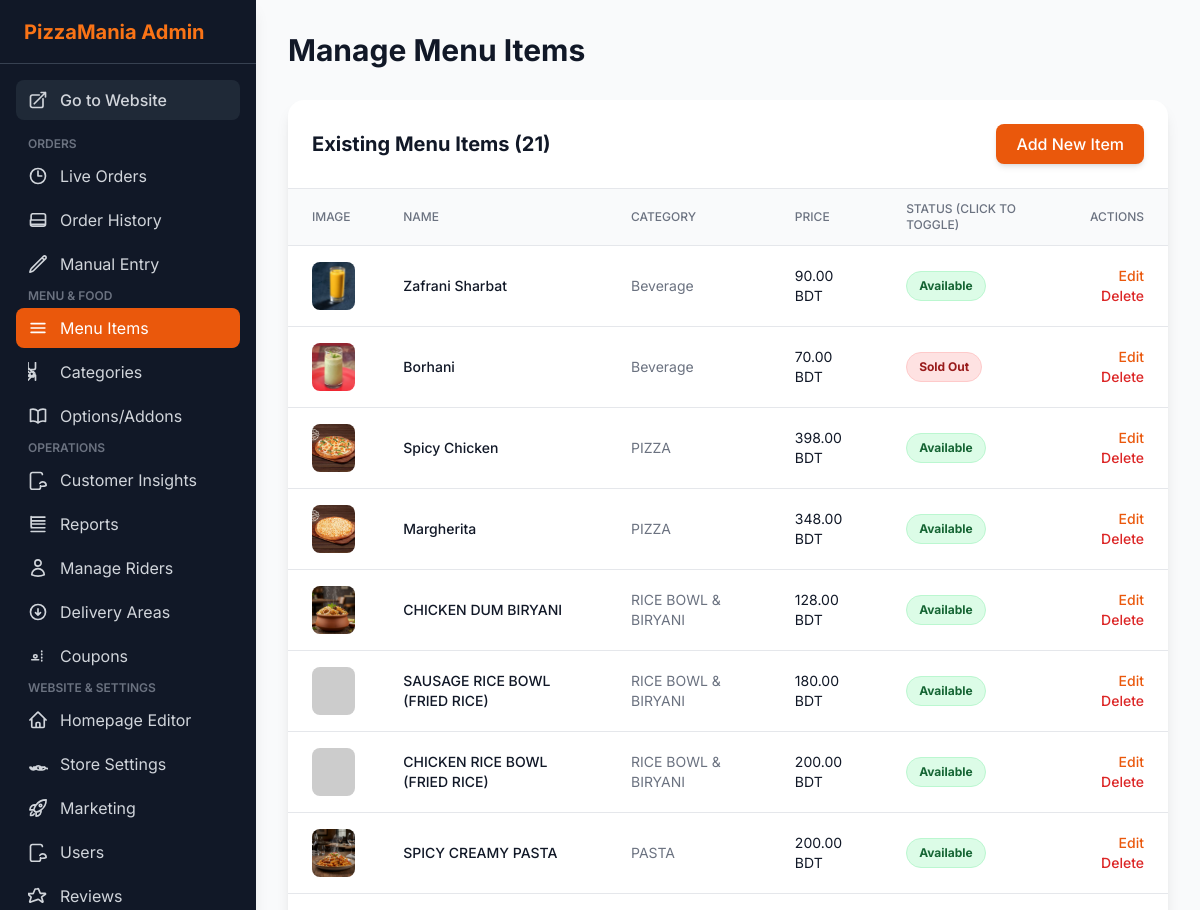
The page /admin/manage_menu_items.php (signed in, upper part) on the database as committed earlier.
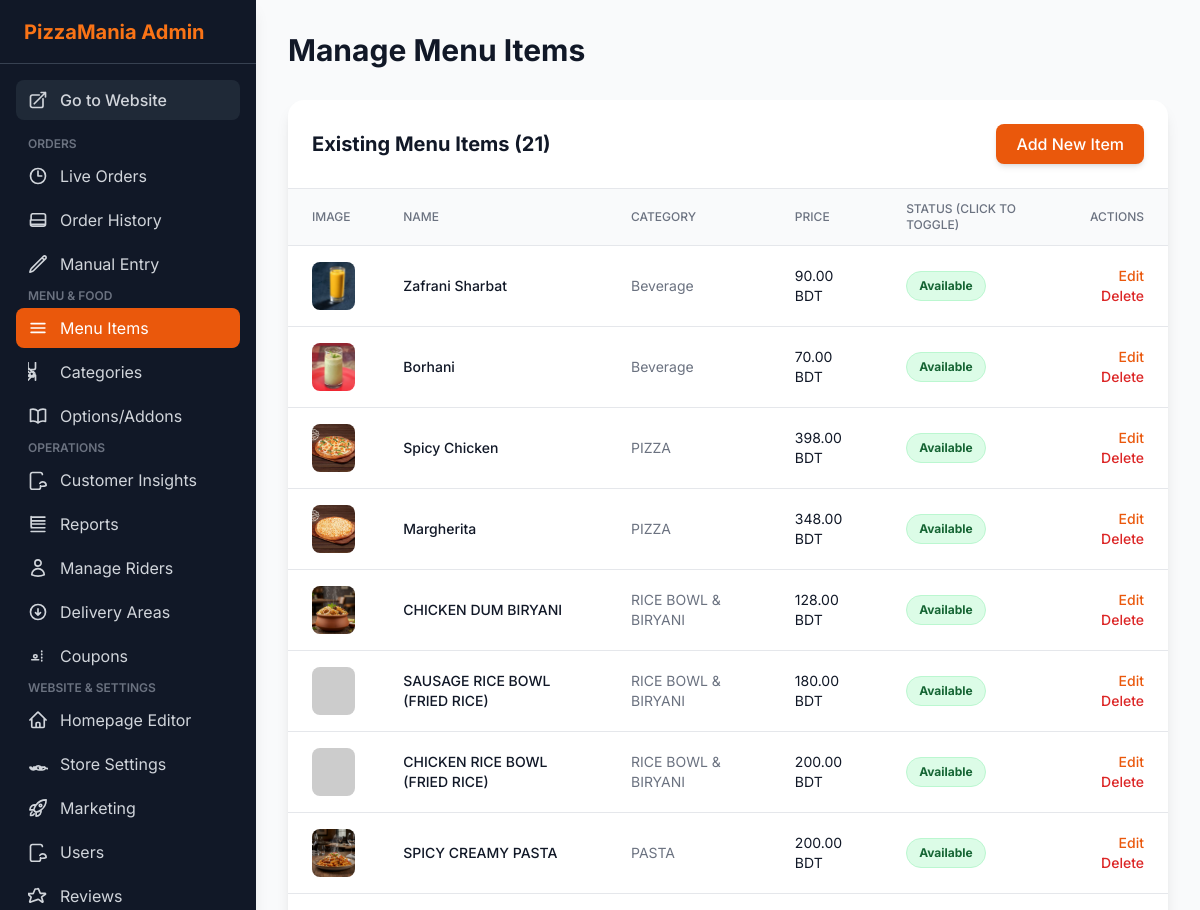
The same page on the database as committed later.
### tables this page shows
CREATE TABLE IF NOT EXISTS `menu_items` (
  `id` int NOT NULL AUTO_INCREMENT,
  `category_id` int NOT NULL,
  `name` varchar(150) NOT NULL,
  `description` text,
  `price` decimal(10,2) NOT NULL,
  `image` varchar(255) DEFAULT NULL,
  `is_available` tinyint(1) NOT NULL DEFAULT '1',
  `is_featured` tinyint(1) NOT NULL DEFAULT '0',
  PRIMARY KEY (`id`),
  KEY `category_id` (`category_id`)
);

CREATE TABLE IF NOT EXISTS `categories` (
  `id` int NOT NULL AUTO_INCREMENT,
  `name` varchar(100) NOT NULL,
  `description` text,
  `image` varchar(255) DEFAULT NULL,
  `svg_icon` text,
  `is_visible` tinyint(1) NOT NULL DEFAULT '1',
  PRIMARY KEY (`id`)
);

### config.php (called while the page is built, shortened)
<?php
function get_csrf_token() {
    return $_SESSION['csrf_token'];
}
function e($data) {
    return htmlspecialchars($data ?? '', ENT_QUOTES, 'UTF-8');
}
?>

### admin/manage_menu_items.php (the view, shortened to what the changed rows need)
<?php
require_once('header.php');
$action = $_GET['action'] ?? 'list';
$page_title = 'Manage Menu Items';
$menu_items = [];
$sql = "SELECT m.*, c.name as category_name
        FROM menu_items m
        LEFT JOIN categories c ON m.category_id = c.id
        ORDER BY m.id DESC";
$item_result = $db->query($sql);
while ($row = $item_result->fetch_assoc()) {
    $menu_items[] = $row;
}
?>
<h1 class="text-3xl font-bold text-gray-900 mb-8"><?php echo e($page_title); ?></h1>
<?php if ($action === 'list'): ?>
<div class="bg-white rounded-2xl shadow-lg">
    <div class="flex justify-between items-center p-6 border-b border-gray-200">
        <h2 class="text-xl font-bold text-gray-900">
            Existing Menu Items (<?php echo count($menu_items); ?>)
        </h2>
    </div>
    <div class="overflow-x-auto">
        <table class="min-w-full divide-y divide-gray-200">
            <thead class="bg-gray-50">
                <tr>
                    <th class="px-6 py-3 text-left text-xs font-medium text-gray-500 uppercase">Image</th>
                    <th class="px-6 py-3 text-left text-xs font-medium text-gray-500 uppercase">Name</th>
                    <th class="px-6 py-3 text-left text-xs font-medium text-gray-500 uppercase">Category</th>
                    <th class="px-6 py-3 text-left text-xs font-medium text-gray-500 uppercase">Price</th>
                    <th class="px-6 py-3 text-left text-xs font-medium text-gray-500 uppercase">Status (Click to Toggle)</th>
                    <th class="px-6 py-3 text-right text-xs font-medium text-gray-500 uppercase">Actions</th>
                </tr>
            </thead>
            <tbody class="bg-white divide-y divide-gray-200">
                <?php if (empty($menu_items)): ?>
                    <tr><td colspan="6" class="px-6 py-4 text-center text-gray-500">No menu items found.</td></tr>
                <?php else: ?>
                    <?php foreach ($menu_items as $item): ?>
                        <?php
                            $image_src = 'https://placehold.co/100x100/EFEFEF/AAAAAA?text=No+Image';
                            if (!empty($item['image']) && $item['image'] !== '0') {
                                $image_src = BASE_URL . $item['image'];
                            }
                        ?>
                        <tr>
                            <td class="px-6 py-4">
                                <img src="<?php echo e($image_src); ?>"
                                     alt="<?php echo e($item['name']); ?>"
                                     class="w-12 h-12 object-cover rounded-lg"
                                     onerror="this.src='https://placehold.co/100x100/EFEFEF/AAAAAA?text=No+Image'">
                            </td>
                            <td class="px-6 py-4"><div class="text-sm font-medium text-gray-900"><?php echo e($item['name']); ?></div></td>
                            <td class="px-6 py-4"><div class="text-sm text-gray-500"><?php echo e($item['category_name']); ?></div></td>
                            <td class="px-6 py-4"><div class="text-sm text-gray-900"><?php echo e(number_format($item['price'], 2)); ?> BDT</div></td>
                            <td class="px-6 py-4">
                                <form method="POST" action="manage_menu_items.php" class="inline-block">
                                    <button type="submit" class="px-3 py-1 inline-flex text-xs leading-5 font-bold rounded-full transition-all transform hover:scale-105 <?php echo $item['is_available'] ? 'bg-green-100 text-green-800 border border-green-200 hover:bg-green-200' : 'bg-red-100 text-red-800 border border-red-200 hover:bg-red-200'; ?>" title="Click to toggle availability">
                                        <?php echo $item['is_available'] ? 'Available' : 'Sold Out'; ?>
                                    </button>
                                </form>
                            </td>
                            <td class="px-6 py-4 text-right text-sm font-medium space-x-2">
                                <?php if (hasAdminAccess()): ?>
                                    <a href="manage_menu_items.php?action=edit&id=<?php echo e($item['id']); ?>" class="text-orange-600 hover:text-orange-900">Edit</a>
                                    <a href="manage_menu_items.php?action=delete&id=<?php echo e($item['id']); ?>&csrf_token=<?php echo e(get_csrf_token()); ?>"
                                       class="text-red-600 hover:text-red-900"
                                       onclick="return confirm('Are you sure you want to delete this item?');">Delete</a>
                                <?php else: ?>
                                    <span class="text-gray-400 italic text-xs">View Only</span>
                                <?php endif; ?>
                            </td>
                        </tr>
                    <?php endforeach; ?>
                <?php endif; ?>
            </tbody>
        </table>
    </div>
</div>
<?php endif; ?>
<?php
require_once('footer.php');
?>

Rows that differ between the two databases and show on the page:
changed menu_items "Borhani": is_available "Sold Out" → "Available"
